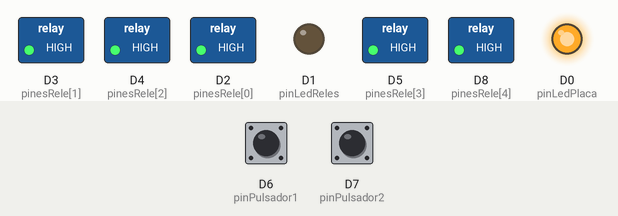
The sketch below on a simulated ESP8266 (NodeMCU). Parts: switched loads named in the sketch (green lamp = pin HIGH), output pins drawn as LEDs (lit = HIGH). Inputs (shaded band) come from the test bench; at power-on: D6 (pinPulsador1) HIGH, D7 (pinPulsador2) HIGH. WiFi joins after 1.5 s; servers stay silent unless stated; web services answer with replies made up by the test bench; what the sketch prints to the serial monitor is not drawn.

Above: at 2.9 s.
3.0 s: D6 (pinPulsador1) pulled LOW for 0.15 s
At 4.1 s:
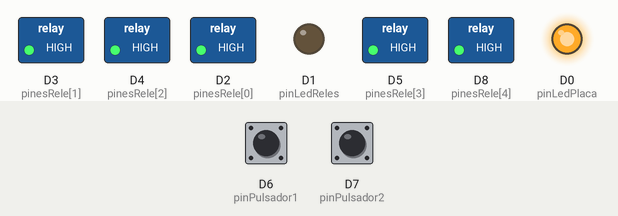
4.6 s: D7 (pinPulsador2) pulled LOW for 0.15 s
At 4.73 s:
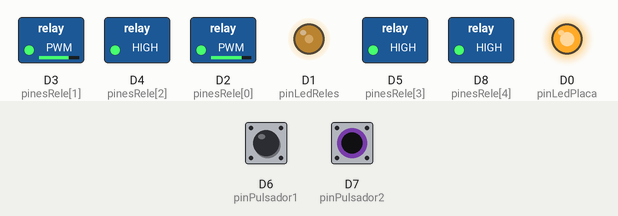
6.2 s: D6 (pinPulsador1) pulled LOW for 1 s
At 6.43 s:
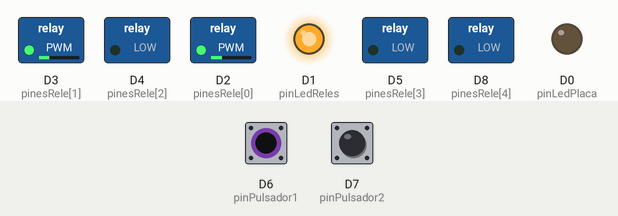
9.2 s: D7 (pinPulsador2) pulled LOW for 1 s
At 10.18 s:
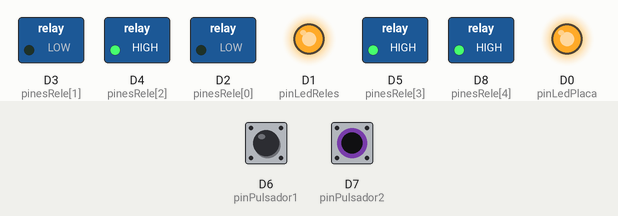
12.2 s: D6 (pinPulsador1) pulled LOW for 3.2 s
At 14.21 s:
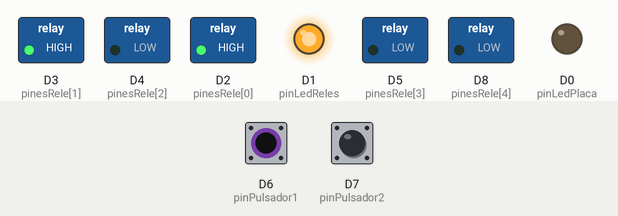
16.9 s: D7 (pinPulsador2) pulled LOW for 3.2 s
At 21.0 s:
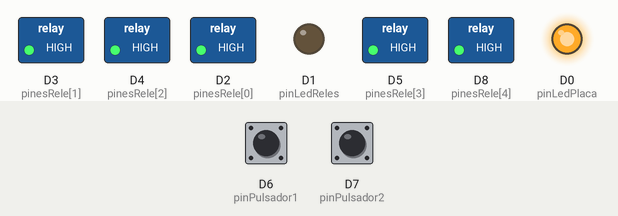
Timing chart, 0 to 22.5 s (numbered marks = the images above; inputs shaded):
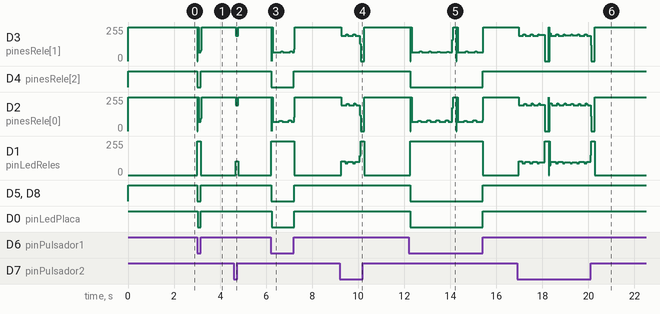

Measured:
- after the input at 3.0 s, D3 (pinesRele[1]): 255/255 → 65/255 at once, → 255/255 0.14 s later; D4 (pinesRele[2]), D5 (pinesRele[3]), D8 (pinesRele[4]), D0 (pinLedPlaca): HIGH → LOW at once, → HIGH 0.14 s later; D2 (pinesRele[0]): 255/255 → 70/255 at once, → 255/255 0.15 s later; D1 (pinLedReles): 0/255 → 255/255 at once, → 0/255 0.15 s later
- after the input at 4.6 s, D3 (pinesRele[1]): 255/255 → 188/255 after 0.07 s, → 255/255 0.12 s later; D2 (pinesRele[0]): 255/255 → 195/255 after 0.07 s, → 255/255 0.12 s later; D1 (pinLedReles): 0/255 → 103/255 after 0.07 s, → 0/255 0.12 s later
- after the input at 6.2 s, D4 (pinesRele[2]), D5 (pinesRele[3]), D8 (pinesRele[4]), D0 (pinLedPlaca): HIGH → LOW at once, → HIGH 0.98 s later; D1 (pinLedReles): 0/255 → 255/255 at once, → 0/255 0.99 s later
- after the input at 9.2 s, D1 (pinLedReles): 0/255 → 103/255 after 0.07 s, → 88/255 0.16 s later, → 99/255 0.12 s later, → 88/255 0.20 s later, … (7 changes in this stretch)
- after the input at 12.2 s, D4 (pinesRele[2]), D5 (pinesRele[3]), D8 (pinesRele[4]): HIGH → LOW after 0.06 s, → HIGH 3.1 s later; D1 (pinLedReles): 0/255 → 255/255 after 0.06 s, → 0/255 3.2 s later; D0 (pinLedPlaca): HIGH → LOW after 0.06 s, → HIGH 3.2 s later
- after the input at 16.9 s, D1 (pinLedReles): 0/255 → 103/255 after 0.08 s, → 88/255 0.16 s later, → 99/255 0.12 s later, → 88/255 0.20 s later, … (25 changes in this stretch)

The sketch:

improved_alarm_system.ino
```cpp
#include <ESP8266WiFi.h>
#include <WiFiClientSecure.h>
#include <ESP8266HTTPClient.h>
#include <ArduinoJson.h>

// Configuración de Wi-Fi
const char* ssid = "INFORMATICA";
const char* password = "INFO2024";

// Pines
const int pinPulsador1 = D6;
const int pinPulsador2 = D7;
const int pinesRele[] = {D2,D3,D4,D5,D8};
const int pinLedPlaca = D0;
const int pinLedReles = D1;

// Configuración de Telegram
const String telegramToken = "992737156:AAHJH8m9uf8RmjWp3Sv8hkFAtN6buoMiS1s";
const String chatId = "1252733785";
const String serverTelegram = "https://api.telegram.org";

// Variables de control
unsigned long lastMillis = 0;
const unsigned long interval = 2000; // Intervalo para verificar Telegram
int lastUpdateId = 0;

WiFiClientSecure client;
HTTPClient http;

void setup() {
  Serial.begin(115200);

  // Configuración de pines
  pinMode(pinPulsador1, INPUT_PULLUP); // Pulsadores con lógica inversa
  pinMode(pinPulsador2, INPUT_PULLUP);
  pinMode(pinLedPlaca, OUTPUT);
  pinMode(pinLedReles, OUTPUT);
  digitalWrite(pinLedPlaca, HIGH);  // Indicar alimentación de la placa
  digitalWrite(pinLedReles, LOW);   // Indicar relés apagados

  for (int i = 0; i < 6; i++) {
    pinMode(pinesRele[i], OUTPUT);
    digitalWrite(pinesRele[i], HIGH); // Apagar relés inicialmente (lógica inversa)
  }

  Serial.println("\nPines configurados...");
  conectarWiFi();

  client.setInsecure();  // Evitar validación de certificados (solo para pruebas)
  enviarMensajeTelegram("Sistema de alarmas iniciado.");
}

void loop() {
  // Verificar el estado de los pulsadores
  verificarPulsadores();

  // Verificar Telegram periódicamente
  if (millis() - lastMillis > interval) {
    lastMillis = millis();
    verificarComandosTelegram();
  }
}

void verificarPulsadores() {
  // Activar/Desactivar relés según los pulsadores
  if (digitalRead(pinPulsador1) == LOW) {
    activarTodas();
  } else {
    desactivarTodas();
  }

  if (digitalRead(pinPulsador2) == LOW) {
    activarParcial(); // Activar D0 y D1
  } else {
    desactivarParcial(); // Desactivar D0 y D1
  }
}

void conectarWiFi() {
  Serial.println("Conectando a Wi-Fi...");
  WiFi.begin(ssid, password);

  while (WiFi.status() != WL_CONNECTED) {
    delay(500);
    Serial.print(".");
  }

  Serial.println("\nConectado a Wi-Fi");
  Serial.print("IP del dispositivo: ");
  Serial.println(WiFi.localIP());
}

void activarAlarma(int id) {
  if (id >= 0 && id < 6) {
    digitalWrite(pinesRele[id], LOW); // Lógica inversa: activar relé con LOW
    Serial.println("Relé " + String(id + 1) + " activado");
    actualizarIndicadorReles();
  }
}

void desactivarAlarma(int id) {
  if (id >= 0 && id < 6) {
    digitalWrite(pinesRele[id], HIGH); // Lógica inversa: desactivar relé con HIGH
    Serial.println("Relé " + String(id + 1) + " desactivado");
    actualizarIndicadorReles();
  }
}

void activarTodas() {
  for (int i = 0; i < 6; i++) {
    activarAlarma(i);
  }
}

void desactivarTodas() {
  for (int i = 0; i < 6; i++) {
    desactivarAlarma(i);
  }
}

void activarParcial() {
  activarAlarma(0); // Activar relé D0
  activarAlarma(1); // Activar relé D1
}

void desactivarParcial() {
  desactivarAlarma(0); // Desactivar relé D0
  desactivarAlarma(1); // Desactivar relé D1
}

void actualizarIndicadorReles() {
  bool algunaActiva = false;
  for (int i = 0; i < 6; i++) {
    if (digitalRead(pinesRele[i]) == LOW) {
      algunaActiva = true;
      break;
    }
  }
  digitalWrite(pinLedReles, algunaActiva ? HIGH : LOW);
}

void enviarMensajeTelegram(String mensaje) {
  String url = serverTelegram + "/bot" + telegramToken + "/sendMessage?chat_id=" + chatId + "&text=" + mensaje;

  Serial.println("Enviando mensaje a Telegram: " + mensaje);
  http.begin(client, url);
  int httpCode = http.GET();

  if (httpCode > 0) {
    String payload = http.getString();
    Serial.println("Respuesta de Telegram: " + payload);
  } else {
    Serial.println("Error al enviar mensaje, código: " + String(httpCode));
  }
  http.end();
}

void verificarComandosTelegram() {
  String url = serverTelegram + "/bot" + telegramToken + "/getUpdates?offset=" + String(lastUpdateId + 1);

  http.begin(client, url);
  int httpCode = http.GET();

  if (httpCode > 0) {
    String payload = http.getString();
    DynamicJsonDocument doc(2048);
    deserializeJson(doc, payload);

    if (doc["ok"]) {
      for (JsonObject result : doc["result"].as<JsonArray>()) {
        lastUpdateId = result["update_id"].as<int>();

        if (result.containsKey("message")) {
          String text = result["message"]["text"].as<String>();
          Serial.println("Comando recibido: " + text);

          if (text == "/activar todas") {
            activarTodas();
          } else if (text == "/desactivar todas") {
            desactivarTodas();
          } else if (text.startsWith("/activar ")) {
            int id = text.substring(9).toInt() - 1; // Extraer ID del comando
            activarAlarma(id);
          } else if (text.startsWith("/desactivar ")) {
            int id = text.substring(12).toInt() - 1; // Extraer ID del comando
            desactivarAlarma(id);
          }
        }
      }
    }
  } else {
    Serial.println("Error al verificar comandos, código: " + String(httpCode));
  }
  http.end();
}
```
